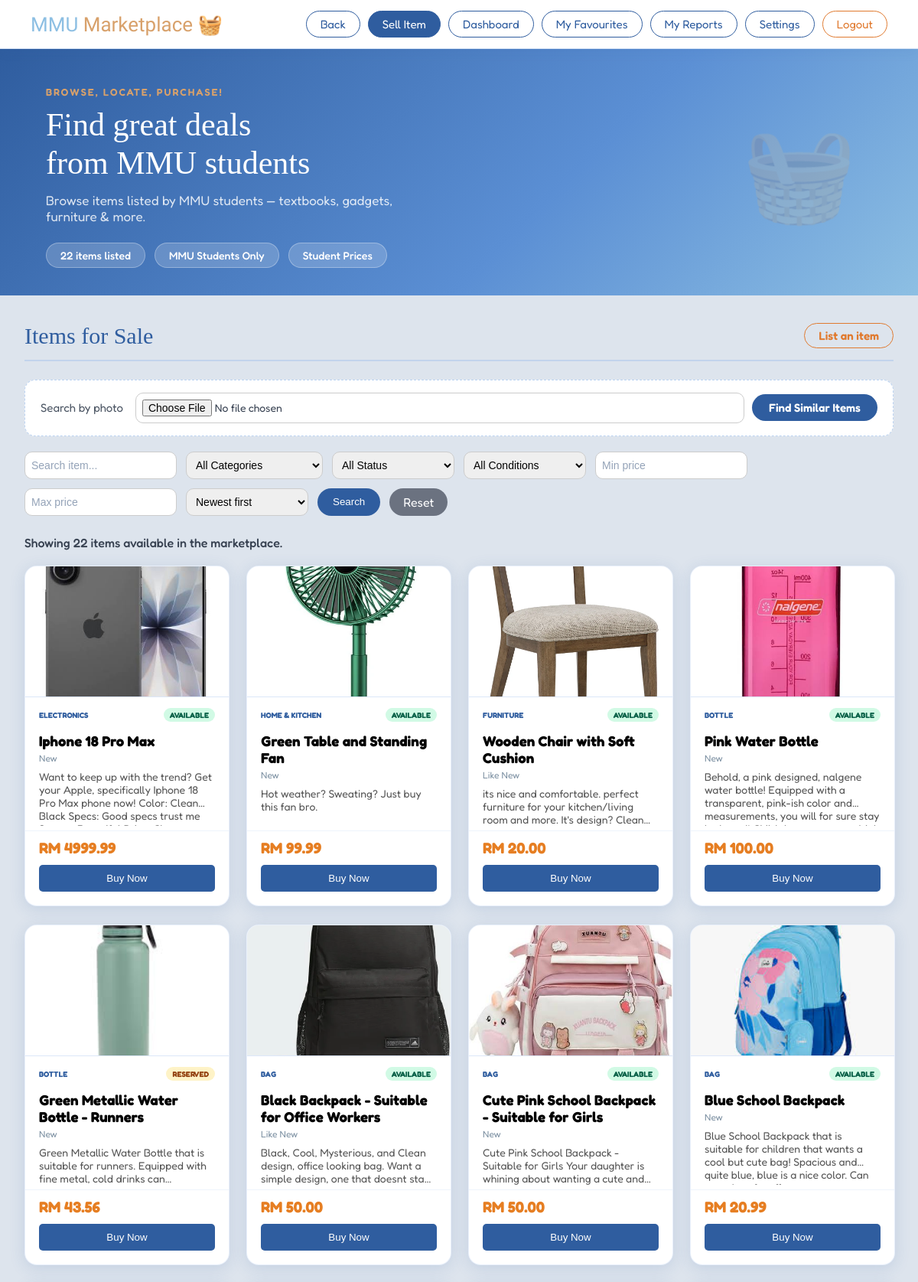
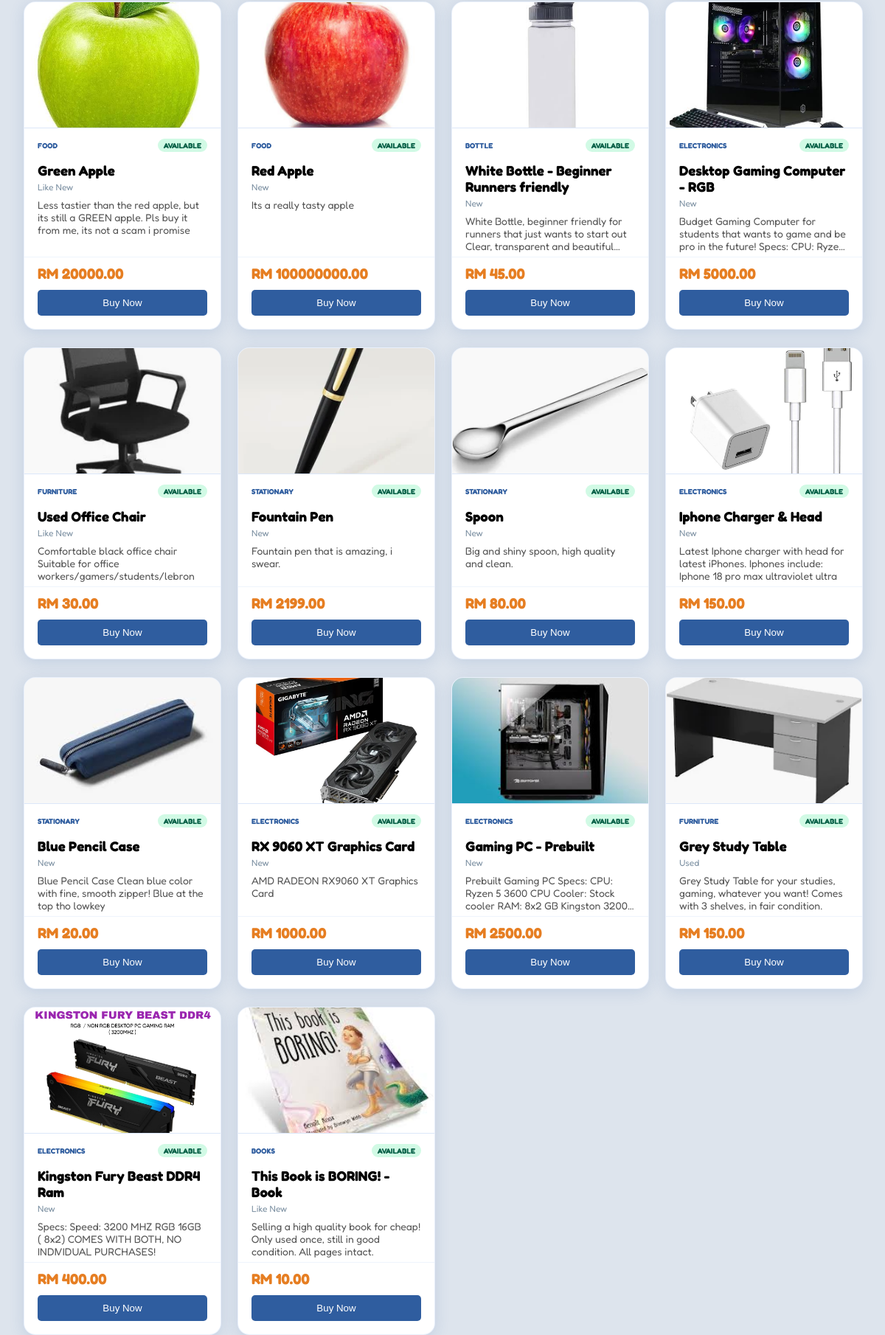
The page /home (upper part) on the database its author committed (2 pictures, top to bottom).
### tables this page shows
CREATE TABLE item(
                   id INTEGER PRIMARY KEY AUTOINCREMENT,
                   title TEXT NOT NULL,
                   description TEXT NOT NULL,
                   category_id INTEGER NOT NULL,
                   status_id INTEGER NOT NULL,
                   condition_id INTEGER,
                   price REAL NOT NULL, image TEXT, seller_num TEXT, user_id INTEGER REFERENCES user(id),
                   FOREIGN KEY(category_id) REFERENCES category(id),
                   FOREIGN KEY(status_id) REFERENCES status(id),
                   FOREIGN KEY(condition_id) REFERENCES item_condition(id)
                   );

CREATE TABLE category(
                   id INTEGER PRIMARY KEY AUTOINCREMENT,
                   name TEXT NOT NULL UNIQUE
                   
                   );

CREATE TABLE status(
                   id INTEGER PRIMARY KEY AUTOINCREMENT,
                   condition TEXT NOT NULL UNIQUE
                   
                   );

### app.py (the view)
@app.route("/home")
def home_page():
    context = get_marketplace_context("home_page")
    ai_label = request.args.get("ai_label", "")
    return render_template("home.html", **context, ai_label=ai_label)

### templates/home.html (shortened to what this page needs)
{% extends "base.html" %}
{% block content %}
<link rel="stylesheet" href="{{ url_for('static', filename='css/layout.css') }}">
<link rel="stylesheet" href="{{ url_for('static', filename='css/style.css') }}">
<body class="home_body">
    <nav class="home_nav">
        <div class="home_nav_left">
            <h1 class="title_home">MMU <span class="highlight_home">Marketplace 🧺</span></h1>
        </div>
        <div class="home_nav_right">
            <a href="{{ url_for('home') }}"><button class="nav_button">Back</button></a>
            <a href="{{ url_for('item_form') }}"><button class="nav_button nav_button_primary">Sell Item</button></a>
            <a href="{{ url_for('profile') }}"><button class="nav_button">Dashboard</button></a>
            <a href="{{ url_for('my_favourites') }}"><button class="nav_button">My Favourites</button></a>
            <a href="{{ url_for('my_reports') }}"><button class="nav_button">My Reports</button></a>
            <a href="{{ url_for('setting')}}"><button class="nav_button">Settings</button></a>
            <a href="{{ url_for('logout') }}"><button class="nav_button nav_button_logout">Logout</button></a>
        </div>
    </nav>
    <div class="home_hero">
        <div>
            <p class="home_hero_top">Browse, Locate, Purchase!</p>
            <h2 class="home_hero_heading">Find great deals<br>from MMU students</h2>
            <p class="home_hero_sub">Browse items listed by MMU students — textbooks, gadgets, furniture & more.</p>
        </div>
        <div class="home_hero_stat_row">
            <div class="home_stat_sec"> {{ items|length }} item{% if items|length != 1 %}s{% endif %} listed</div>
            <div class="home_stat_sec"> MMU Students Only</div>
            <div class="home_stat_sec"> Student Prices</div>
        </div>
    </div>
    <div class="home_main">
        <div class="home_section_header">
            <h2 class="home_section_title">Items for Sale</h2>
            <a href="{{ url_for('item_form') }}" class="home_list_link"> List an item</a>
        </div>
        <div class="img_search_box">
            <p class="img_search_label">Search by photo</p>
            <form method="POST" action="{{ url_for('search_by_image') }}" enctype="multipart/form-data"
                class="img_search_form">
                <input type="file" name="search_image" accept="image/*" capture="environment" class="img_search_input"
                    required>
                <button type="submit" class="img_search_submit">Find Similar Items</button>
            </form>
        </div>
        <form class="marketplace-filter" method="GET" action="{{ url_for('home_page') }}">
            <input type="text" name="search" placeholder="Search item..." value="{{ search }}">
            <select name="category">
                <option value="">All Categories</option>
            </select>
            <select name="status">
                <option value="">All Status</option>
            </select>
            <select name="condition">
                <option value="">All Conditions</option>
            </select>
            <input type="number" name="min_price" placeholder="Min price" min="0" step="0.01" value="{{ min_price }}">
            <input type="number" name="max_price" placeholder="Max price" min="0" step="0.01" value="{{ max_price }}">
            <select name="sort">
                {% for sort_key, sort_data in sort_options.items() %}
                <option value="{{ sort_key }}" {% if selected_sort==sort_key %}selected{% endif %}>{{ sort_data.label }}
                </option>
                {% endfor %}
            </select>
            <button type="submit">Search</button>
            <a href="{{ url_for('home_page') }}">Reset</a>
        </form>
        <div class="marketplace-summary">
            <p>
                Showing {{ items|length }} item{% if items|length != 1 %}s{% endif %}
                {% if active_filters %}matching your search and filters{% else %}available in the marketplace{% endif
                %}.
            </p>
        </div>
        {% if items %}
        <div class="marketplace_grid">
            {% for item_id, title, description, price, category, status, condition, image in items %}
            <div class="item_card">
                <div class="card_image_wrap">
                    {% if image %}
                    <img src="{{ url_for('static', filename='uploads/' + image) }}" alt="{{ title }}"
                        class="card_image">
                    {% else %}
                    <div class="card_image_placeholder">🧺</div>
                    {% endif %}
                </div>
                <div class="item_top_row">
                    <span class="category_label">{{ category }}</span>
                    <span class="status_badge status_{{ status | lower }}">{{ status }}</span>
                </div>
                <h3 class="item_title">{{ title }}</h3>
                <p class="condition_label">{{ condition }}</p>
                <p class="description_text">{{ description }}</p>
                <div class="card_bottom">
                    <p class="price">RM {{ "%.2f" | format(price) }}</p>
                    <a href="{{ url_for('item_detail', item_id=item_id) }}" class="buynow_link">
                        <button class="buynow_button">Buy Now</button>
                    </a>
                </div>
            </div>
            {% endfor %}
        </div>
        {% endif %}
    </div>
</body>
{% endblock %}

### static/css/layout.css (style rules this page uses)
body { margin: 0; }
button { background-color: #2f5d9f; color: white; border: none; border-radius: 20px; padding: 8px 20px; }
html { scroll-behavior: smooth; }
::placeholder { color: #94a3b8; }
input, select { width: 100%; padding: 8px; border-radius: 10px; border: 1px solid #ccc; font-size: 14px; }
.marketplace-filter { display: flex; gap: 12px; flex-wrap: wrap; margin-bottom: 25px; }
.marketplace-filter input, .marketplace-filter select { width: auto; min-width: 160px; }
.marketplace-filter a { color: white; background-color: #6b7280; padding: 8px 18px; border-radius: 20px; text-decoration: none; font-family: "Fredoka", sans-serif; }
.marketplace-summary { margin-bottom: 20px; }
.marketplace-summary p { color: #374151; font-family: "Fredoka", sans-serif; font-weight: 500; margin: 0 0 12px; }

### rows shown on the page
item: image (picture), name "ELECTRONICS", condition "AVAILABLE", title "Iphone 18 Pro Max", condition "New", description "Want to keep up with the trend? Get your Apple, specifically Iphone 18 Pro Max phone now! Color: Clean Black Specs: Good specs trust…", price "4999.99"
item: image (picture), name "HOME & KITCHEN", condition "AVAILABLE", title "Green Table and Standing Fan", condition "New", description "Hot weather? Sweating? Just buy this fan bro.", price "99.99"
item: image (picture), name "FURNITURE", condition "AVAILABLE", title "Wooden Chair with Soft Cushion", condition "Like New", description "its nice and comfortable. perfect furniture for your kitchen/living room and more. It's design?…", price "20.00"
item: image (picture), name "BOTTLE", condition "AVAILABLE", title "Pink Water Bottle", condition "New", description "Behold, a pink designed, nalgene water bottle! Equipped with a transparent, pink-ish color and measurements, you will for sure…", price "100.00"
item: image (picture), name "BOTTLE", condition "RESERVED", title "Green Metallic Water Bottle - Runners", condition "New", description "Green Metallic Water Bottle that is suitable for runners. Equipped with fine metal, cold drinks…", price "43.56"
item: image (picture), name "BAG", condition "AVAILABLE", title "Black Backpack - Suitable for Office Workers", condition "Like New", description "Black, Cool, Mysterious, and Clean design, office looking bag. Want a simple design, one that doesnt…", price "50.00"
item: image (picture), name "BAG", condition "AVAILABLE", title "Cute Pink School Backpack - Suitable for Girls", condition "New", description "Cute Pink School Backpack - Suitable for Girls Your daughter is whining about wanting a cute…", price "50.00"
item: image (picture), name "BAG", condition "AVAILABLE", title "Blue School Backpack", condition "New", description "Blue School Backpack that is suitable for children that wants a cool but cute bag! Spacious and quite blue, blue is a nice color.…", price "20.99"
item: image (picture), name "FOOD", condition "AVAILABLE", title "Green Apple", condition "Like New", description "Less tastier than the red apple, but its still a GREEN apple. Pls buy it from me, its not a scam i promise", price "20000.00"
item: image (picture), name "FOOD", condition "AVAILABLE", title "Red Apple", condition "New", description "Its a really tasty apple", price "100000000.00"
item: image (picture), name "BOTTLE", condition "AVAILABLE", title "White Bottle - Beginner Runners friendly", condition "New", description "White Bottle, beginner friendly for runners that just wants to start out Clear, transparent and…", price "45.00"
item: image (picture), name "ELECTRONICS", condition "AVAILABLE", title "Desktop Gaming Computer - RGB", condition "New", description "Budget Gaming Computer for students that wants to game and be pro in the future! Specs: CPU:…", price "5000.00"
item: image (picture), name "FURNITURE", condition "AVAILABLE", title "Used Office Chair", condition "Like New", description "Comfortable black office chair Suitable for office workers/gamers/students/lebron", price "30.00"
item: image (picture), name "STATIONARY", condition "AVAILABLE", title "Fountain Pen", condition "New", description "Fountain pen that is amazing, i swear.", price "2199.00"
item: image (picture), name "STATIONARY", condition "AVAILABLE", title "Spoon", condition "New", description "Big and shiny spoon, high quality and clean.", price "80.00"
item: image (picture), name "ELECTRONICS", condition "AVAILABLE", title "Iphone Charger & Head", condition "New", description "Latest Iphone charger with head for latest iPhones. Iphones include: Iphone 18 pro max ultraviolet ultra", price "150.00"
item: image (picture), name "STATIONARY", condition "AVAILABLE", title "Blue Pencil Case", condition "New", description "Blue Pencil Case Clean blue color with fine, smooth zipper! Blue at the top tho lowkey", price "20.00"
item: image (picture), name "ELECTRONICS", condition "AVAILABLE", title "RX 9060 XT Graphics Card", condition "New", description "AMD RADEON RX9060 XT Graphics Card", price "1000.00"
item: image (picture), name "ELECTRONICS", condition "AVAILABLE", title "Gaming PC - Prebuilt", condition "New", description "Prebuilt Gaming PC Specs: CPU: Ryzen 5 3600 CPU Cooler: Stock cooler RAM: 8x2 GB Kingston…", price "2500.00"
item: image (picture), name "FURNITURE", condition "AVAILABLE", title "Grey Study Table", condition "Used", description "Grey Study Table for your studies, gaming, whatever you want! Comes with 3 shelves, in fair condition.", price "150.00"
item: image (picture), name "ELECTRONICS", condition "AVAILABLE", title "Kingston Fury Beast DDR4 Ram", condition "New", description "Specs: Speed: 3200 MHZ RGB 16GB ( 8x2) COMES WITH BOTH, NO INDIVIDUAL PURCHASES!", price "400.00"
item: image (picture), name "BOOKS", condition "AVAILABLE", title "This Book is BORING! - Book", condition "Like New", description "Selling a high quality book for cheap! Only used once, still in good condition. All pages intact.", price "10.00"

### other values the page prints
{{ items|length }} "22"
form field sort "Newest first"
